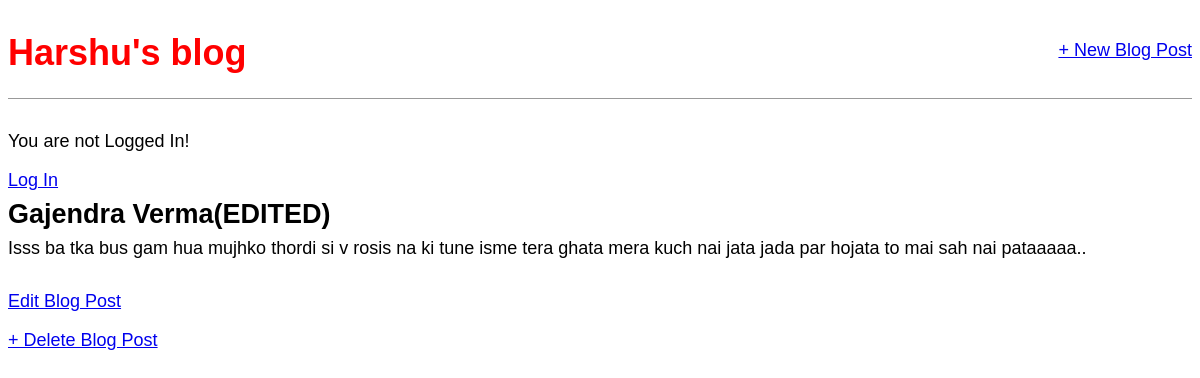
The app's page /post/1/ with its own data.
### blog/models.py (models this page shows, shortened)
class Post(models.Model):
    title = models.CharField(max_length = 100)
    author = models.ForeignKey('auth.User',on_delete=models.CASCADE)
    body = models.TextField()

### blog/views.py (the view)
# urls.py: path('post/<int:pk>/',BlogDetailView.as_view(),name = 'post_detail'),
class BlogDetailView(DetailView):
    model = Post
    template_name = 'post_detail.html'

### templates/post_detail.html
{% extends 'base.html' %}
{% block content %}
<div class="post-entry">
<h2>{{ post.title }}</h2>
<p>{{ post.body }}</p> </div>
<p><a href = "{% url 'post_edit' post.pk %}">Edit Blog Post</a></p>
<p><a href="{% url 'post_delete' post.pk %}">+ Delete Blog Post</a></p>
{% endblock content %}

### static/css/base.css (style rules this page uses)
body { font-family: 'Source Sans Pro', sans-serif; font-size: 18px; }
.post-entry { margin-bottom: 2rem; }
.post-entry h2 { margin: 0.5rem 0; }
.post-entry p { margin: 0; font-weight: 400; }

### records on screen
Post: title "Gajendra Verma(EDITED)", body "Isss ba tka bus gam hua mujhko thordi si v rosis na ki tune isme tera ghata mera kuch nai jata jada par hojata to mai sah nai pataaaaa.."
